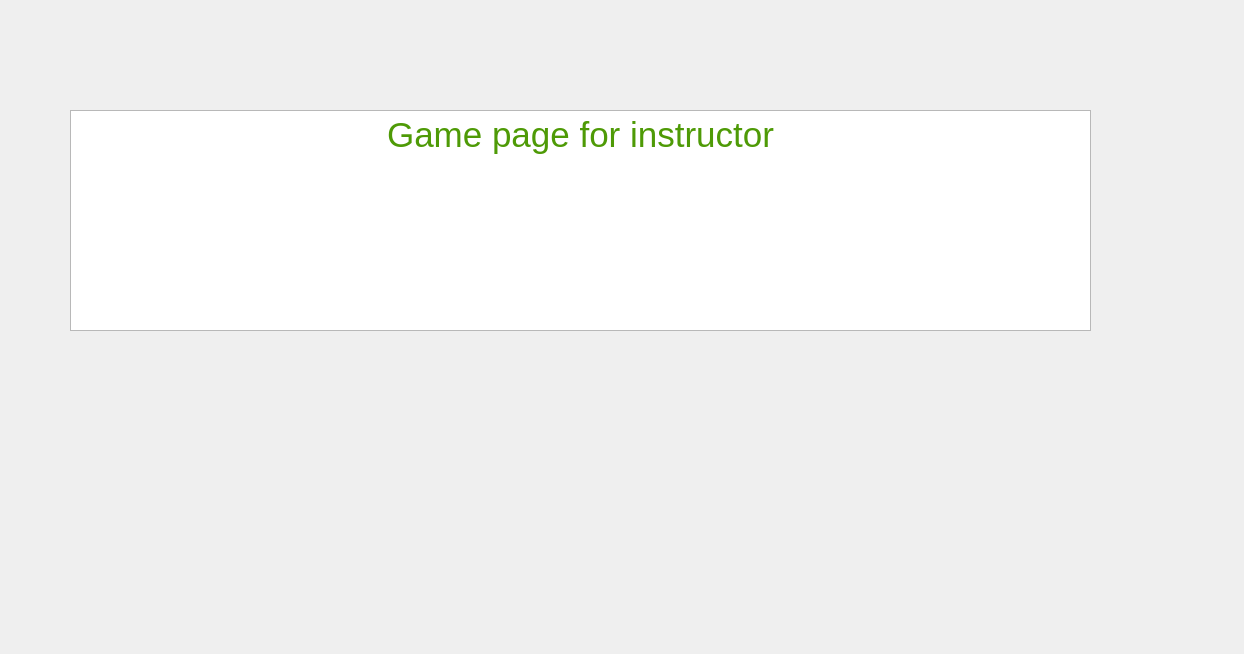
<?xml version="1.0" encoding="UTF-8"?>
<ui version="4.0">
 <class>instructor_ui</class>
 <widget class="QDialog" name="instructor_ui">
  <property name="geometry">
   <rect>
    <x>0</x>
    <y>0</y>
    <width>1244</width>
    <height>654</height>
   </rect>
  </property>
  <property name="windowTitle">
   <string>Dialog</string>
  </property>
  <widget class="QTextBrowser" name="textBrowser">
   <property name="geometry">
    <rect>
     <x>70</x>
     <y>110</y>
     <width>1021</width>
     <height>221</height>
    </rect>
   </property>
   <property name="html">
    <string>&lt;!DOCTYPE HTML PUBLIC &quot;-//W3C//DTD HTML 4.0//EN&quot; &quot;http://www.w3.org/TR/REC-html40/strict.dtd&quot;&gt;
&lt;html&gt;&lt;head&gt;&lt;meta name=&quot;qrichtext&quot; content=&quot;1&quot; /&gt;&lt;style type=&quot;text/css&quot;&gt;
p, li { white-space: pre-wrap; }
&lt;/style&gt;&lt;/head&gt;&lt;body style=&quot; font-family:'Ubuntu'; font-size:11pt; font-weight:400; font-style:normal;&quot;&gt;
&lt;p align=&quot;center&quot; style=&quot; margin-top:0px; margin-bottom:0px; margin-left:0px; margin-right:0px; -qt-block-indent:0; text-indent:0px;&quot;&gt;&lt;span style=&quot; font-size:26pt; color:#4e9a06;&quot;&gt;Game page for instructor&lt;/span&gt;&lt;/p&gt;&lt;/body&gt;&lt;/html&gt;</string>
   </property>
  </widget>
 </widget>
 <resources/>
 <connections/>
</ui>
